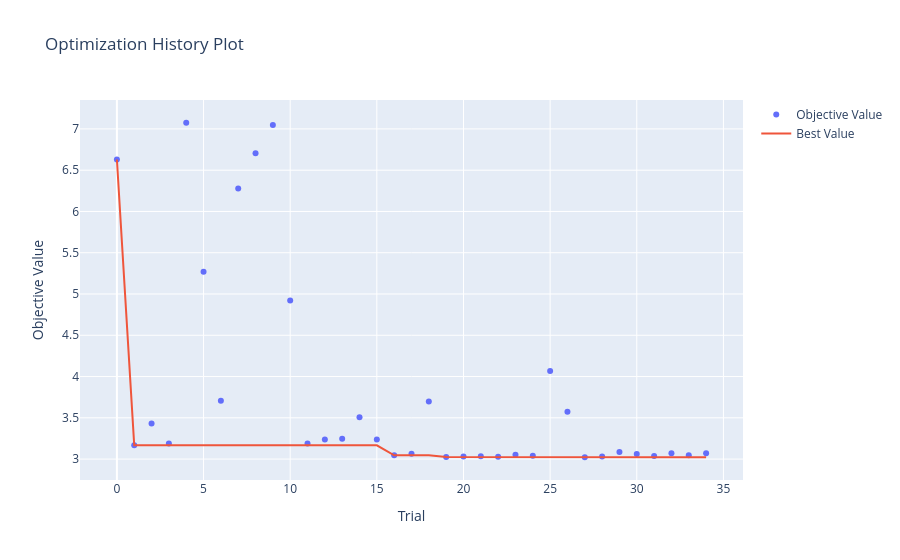

Notebook code for this chart:
### Code cell
optuna.visualization.plot_optimization_history(study)

### Figure 1 — Plotly figure (JSON) as saved in the notebook; plotly's stock layout.template omitted (floating-point values rounded to 4 significant figures)
{"data": [{"mode": "markers", "name": "Objective Value", "type": "scatter", "x": [0, 1, 2, 3, 4, 5, 6, 7, 8, 9, 10, 11, 12, 13, 14, 15, 16, 17, 18, 19, 20, 21, 22, 23, 24, 25, 26, 27, 28, 29, 30, 31, 32, 33, 34], "y": [6.63, 3.167, 3.432, 3.188, 7.075, 5.269, 3.708, 6.279, 6.706, 7.048, 4.92, 3.189, 3.238, 3.246, 3.506, 3.237, 3.046, 3.065, 3.699, 3.026, 3.031, 3.036, 3.029, 3.053, 3.039, 4.068, 3.573, 3.022, 3.031, 3.086, 3.061, 3.036, 3.072, 3.047, 3.072]}, {"mode": "lines", "name": "Best Value", "type": "scatter", "x": [0, 1, 2, 3, 4, 5, 6, 7, 8, 9, 10, 11, 12, 13, 14, 15, 16, 17, 18, 19, 20, 21, 22, 23, 24, 25, 26, 27, 28, 29, 30, 31, 32, 33, 34], "y": [6.63, 3.167, 3.167, 3.167, 3.167, 3.167, 3.167, 3.167, 3.167, 3.167, 3.167, 3.167, 3.167, 3.167, 3.167, 3.167, 3.046, 3.046, 3.046, 3.026, 3.026, 3.026, 3.026, 3.026, 3.026, 3.026, 3.026, 3.022, 3.022, 3.022, 3.022, 3.022, 3.022, 3.022, 3.022]}, {"marker": {"color": "#cccccc"}, "mode": "markers", "name": "Infeasible Trial", "showlegend": false, "type": "scatter", "x": [], "y": []}], "layout": {"title": {"text": "Optimization History Plot"}, "xaxis": {"title": {"text": "Trial"}}, "yaxis": {"title": {"text": "Objective Value"}}}}
